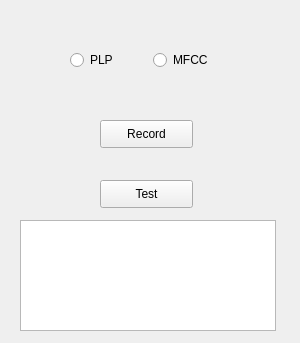
<?xml version="1.0" encoding="UTF-8"?>
<ui version="4.0">
 <class>Form</class>
 <widget class="QWidget" name="Form">
  <property name="geometry">
   <rect>
    <x>0</x>
    <y>0</y>
    <width>300</width>
    <height>343</height>
   </rect>
  </property>
  <property name="windowTitle">
   <string>Form</string>
  </property>
  <widget class="QWidget" name="horizontalLayoutWidget">
   <property name="geometry">
    <rect>
     <x>70</x>
     <y>20</y>
     <width>160</width>
     <height>80</height>
    </rect>
   </property>
   <layout class="QHBoxLayout" name="horizontalLayout">
    <item>
     <widget class="QRadioButton" name="radioButton_2">
      <property name="text">
       <string>PLP</string>
      </property>
     </widget>
    </item>
    <item>
     <widget class="QRadioButton" name="radioButton">
      <property name="text">
       <string>MFCC</string>
      </property>
     </widget>
    </item>
   </layout>
  </widget>
  <widget class="QPushButton" name="pushButton">
   <property name="geometry">
    <rect>
     <x>100</x>
     <y>120</y>
     <width>93</width>
     <height>28</height>
    </rect>
   </property>
   <property name="text">
    <string>Record</string>
   </property>
  </widget>
  <widget class="QPushButton" name="pushButton_2">
   <property name="geometry">
    <rect>
     <x>100</x>
     <y>180</y>
     <width>93</width>
     <height>28</height>
    </rect>
   </property>
   <property name="text">
    <string>Test</string>
   </property>
  </widget>
  <widget class="QTextBrowser" name="textBrowser">
   <property name="geometry">
    <rect>
     <x>20</x>
     <y>220</y>
     <width>256</width>
     <height>111</height>
    </rect>
   </property>
  </widget>
 </widget>
 <resources/>
 <connections>
  <connection>
   <sender>radioButton_2</sender>
   <signal>clicked()</signal>
   <receiver>Form</receiver>
   <slot>load_plp()</slot>
   <hints>
    <hint type="sourcelabel">
     <x>73</x>
     <y>57</y>
    </hint>
    <hint type="destinationlabel">
     <x>45</x>
     <y>63</y>
    </hint>
   </hints>
  </connection>
  <connection>
   <sender>radioButton</sender>
   <signal>clicked()</signal>
   <receiver>Form</receiver>
   <slot>load_mfcc()</slot>
   <hints>
    <hint type="sourcelabel">
     <x>211</x>
     <y>65</y>
    </hint>
    <hint type="destinationlabel">
     <x>260</x>
     <y>62</y>
    </hint>
   </hints>
  </connection>
  <connection>
   <sender>pushButton</sender>
   <signal>clicked()</signal>
   <receiver>Form</receiver>
   <slot>record()</slot>
   <hints>
    <hint type="sourcelabel">
     <x>190</x>
     <y>142</y>
    </hint>
    <hint type="destinationlabel">
     <x>229</x>
     <y>134</y>
    </hint>
   </hints>
  </connection>
  <connection>
   <sender>pushButton_2</sender>
   <signal>clicked()</signal>
   <receiver>Form</receiver>
   <slot>test()</slot>
   <hints>
    <hint type="sourcelabel">
     <x>173</x>
     <y>190</y>
    </hint>
    <hint type="destinationlabel">
     <x>234</x>
     <y>189</y>
    </hint>
   </hints>
  </connection>
 </connections>
 <slots>
  <slot>load_plp()</slot>
  <slot>load_mfcc()</slot>
  <slot>record()</slot>
  <slot>test()</slot>
 </slots>
</ui>
